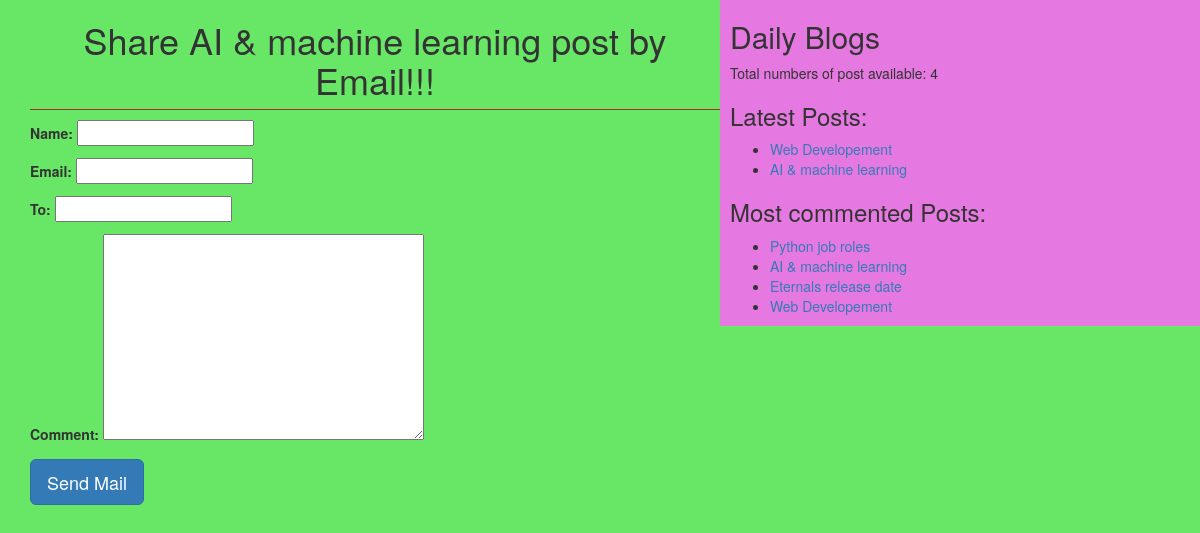
The app's page /4/share with its own data.
### blog/models.py (models this page shows, shortened)
class Post(models.Model):
  STATUS_CHOICES = (('draft', 'Draft'),('published', 'Published'))
  title = models.CharField(max_length=256)
  slug = models.SlugField(max_length=264, unique_for_date='publish')
  author = models.ForeignKey(User, on_delete=models.CASCADE, related_name='blog_posts')
  body = models.TextField()
  publish = models.DateTimeField(default=timezone.now)
  created = models.DateTimeField(auto_now_add=True)
  updated = models.DateTimeField(auto_now=True)
  status = models.CharField(max_length=10, choices=STATUS_CHOICES, default='draft')
  objects = CustomModelManager()
  tags = TaggableManager()
  class Meta:
    ordering = ('-publish',)
  def get_absolute_url(self):
    return reverse('post_detail', args=[self.publish.year, self.publish.strftime('%m'), self.publish.strftime('%d'), self.slug])

### blog/views.py (the view)
# urls.py: path('<id>/share', views.mail_send_view)
def mail_send_view(request, id):
  post = get_object_or_404(Post, id=id, status='published')
  form = EmailSendForm()
  return render(request, 'blog/sharebyemail.html', {'form':form, 'post':post})

### blog/forms.py
class EmailSendForm(forms.Form):
  name = forms.CharField()
  email =  forms.EmailField()
  to = forms.EmailField()
  comment = forms.CharField(required=False, widget=forms.Textarea)

### blog/models.py (called while the page is built)
  def get_queryset(self):
    return super().get_queryset().filter(status='published')

### blog/templatetags/blog_tags.py (called while the page is built)
@register.simple_tag(name='my_tag')
def total_posts():
  return Post.objects.count()

@register.inclusion_tag('blog/latest_posts.html')
def show_latest_posts(count=2):
  latest_posts =  Post.objects.order_by('-publish')[:count]
  return {'latest_posts':latest_posts}

@register.simple_tag()
def get_most_commented_posts(count=10):
  return Post.objects.annotate(total_comments=Count('comments')).order_by('total_comments')[:count]

### templates/blog/sharebyemail.html (shortened to what this page needs)
{% extends 'blog/base.html' %}
{% block content %}
<h1>Share {{post.title}} post by Email!!!</h1>
<form method="POst">
  {{form.as_p}}
  <input type="submit" class="btn btn-lg btn-primary" value="Send Mail">
</form>
{% endblock content %}

### templates/blog/base.html (shortened to what this page needs)
<!DOCTYPE html>
{% load blog_tags %}
{% load static %}
<html lang="en">
<head>
  <link rel="stylesheet" href="https://maxcdn.bootstrapcdn.com/bootstrap/3.3.7/css/bootstrap.min.css"
>
    <link rel="stylesheet" href="{% static 'css/blog.css' %}">
</head>
<body>
  <div class="content">
    {% block content %}
    {% endblock content %}
  </div>
  <div class="sidebar">
    <h2>Daily Blogs</h2>
    <p>Total numbers of post available: <span id="pcount">{% my_tag %}</span></p>
    <h3>Latest Posts:</h3>{% show_latest_posts %}
    <h3>Most commented Posts:</h3>
    {%get_most_commented_posts as most_commented_posts%}
    <ul>
      {% for post in most_commented_posts %}
        <li><a href="{{post.get_absolute_url}}">{{post.title}}</a></li>
      {% endfor %}
    </ul>
  </div>
</body>
</html>

### templates/blog/latest_posts.html
<ul>
  {% for post in latest_posts %}
    <li><a href="{{post.get_absolute_url}}">{{post.title}}</a></li>
  {% endfor %}
</ul>

### static/css/blog.css (style rules this page uses)
.content { width: 60%; float: left; padding: 0 0 0 30px; background: rgb(104, 231, 102); height: 100%; }
.sidebar { width: 40%; float: right; padding-left: 10px; background: rgb(230, 121, 225); height: 100%; }
h1 { text-align: center; border-bottom: 1px solid brown; padding-bottom: 10px; }
body { background: rgb(104, 231, 102); }

### records on screen
Post: title "AI & machine learning"
Post: title "Web Developement"
Post: title "Python job roles"
Post: title "Eternals release date"
